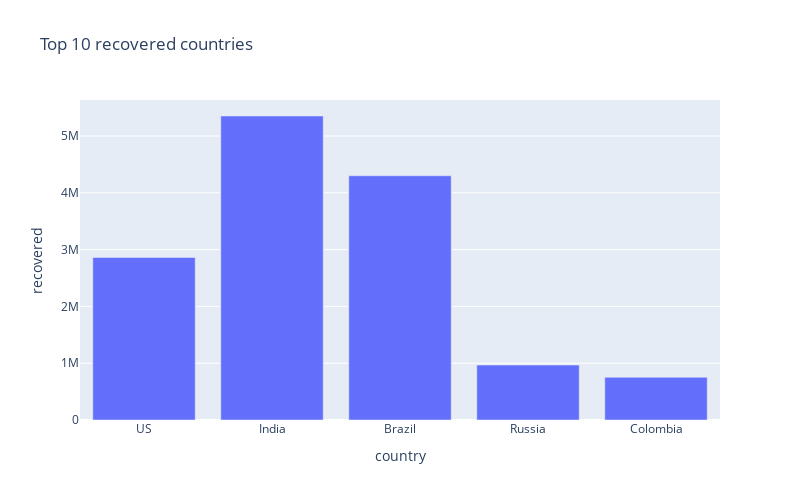

Write notebook code for a chart like this one.
### Code cell
px.bar(
    sorted_country_df.head(10),
    x = "country",
    y = "recovered",
    title= "Top 10 recovered countries", # the axis names
    color_discrete_sequence=["sky blue"], 
    height=500,
    width=800
)

### Figure 1 — Plotly figure (JSON) as saved in the notebook; plotly's stock layout.template omitted (floating-point values rounded to 4 significant figures)
{"data": [{"alignmentgroup": "True", "hovertemplate": "country=%{x}<br>recovered=%{y}<extra></extra>", "legendgroup": "", "marker": {"color": "sky blue"}, "name": "", "offsetgroup": "", "orientation": "v", "showlegend": false, "textposition": "auto", "type": "bar", "x": ["US", "India", "Brazil", "Russia", "Colombia"], "xaxis": "x", "y": [2860650, 5352078, 4299659, 966724, 751691], "yaxis": "y"}], "layout": {"barmode": "relative", "height": 500, "legend": {"tracegroupgap": 0}, "title": {"text": "Top 10 recovered countries"}, "width": 800, "xaxis": {"anchor": "y", "domain": [0, 1], "title": {"text": "country"}}, "yaxis": {"anchor": "x", "domain": [0, 1], "title": {"text": "recovered"}}}}
